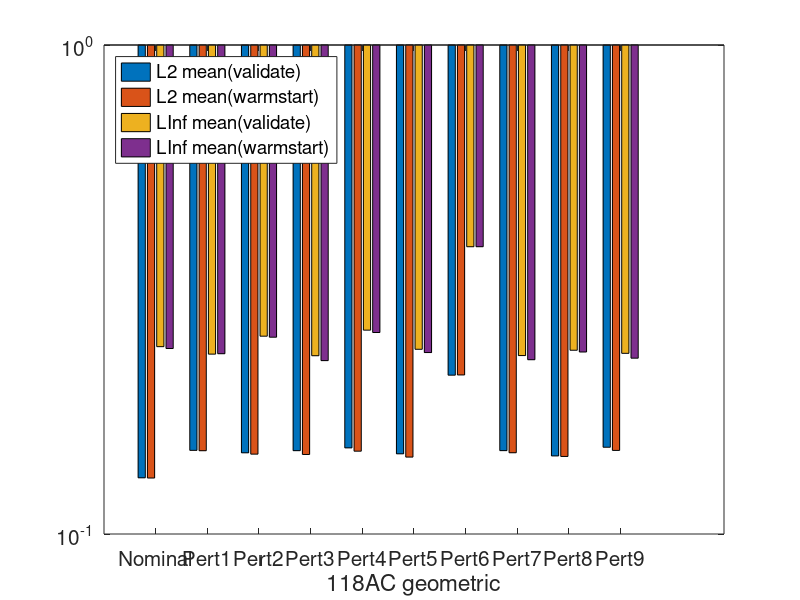
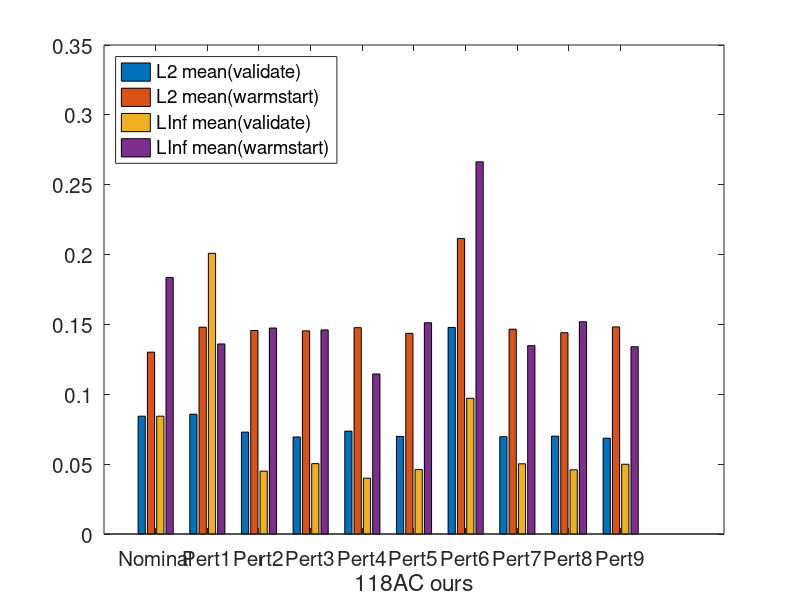

MATLAB code for these plots, in order:
validate_l2_mean=[0.1302885435819626 0.14826284252443658 0.14656368612111378 0.14805235163952546 0.15001126290498315 0.14586800976729933 0.21124554117880906 0.14807737952514477 0.14443313727330964 0.1504558378491829];
validate_l2_var=[0.002554514938752499 0.0050961718732002795 0.0036501463477493913 0.004001041377981196 0.004006319774770678 0.003808220784895892 0.01639923536991055 0.004015741756564442 0.0037750700720854866 0.004226621454924125];
validate_linf_mean=[0.24159529524615833 0.23325343112892033 0.2538268648983751 0.23150473702775332 0.26114512886884 0.23863715417787798 0.38677366754090003 0.23168226292459398 0.2375618694417201 0.23413495988888988];
warmstart_l2_mean=[0.13015710739472083 0.148014 0.145649 0.145420 0.147691 0.143639 0.211476 0.146602 0.144073 0.148225];
warmstart_l2_var=[0.0027700149267304037 0.005003 0.003253 0.003607 0.003439 0.003459 0.015808 0.003465 0.003440 0.003652];
warmstart_linf_mean=[0.23951544453984216 0.233698 0.252585 0.226232 0.258254 0.235002 0.386796 0.227194 0.235606 0.228844];

validate=[0.1302885435819626 0.14826284252443658 0.14656368612111378 0.14805235163952546 0.15001126290498315 0.14586800976729933 0.21124554117880906 0.14807737952514477 0.14443313727330964 0.1504558378491829;
          0.002554514938752499 0.0050961718732002795 0.0036501463477493913 0.004001041377981196 0.004006319774770678 0.003808220784895892 0.01639923536991055 0.004015741756564442 0.0037750700720854866 0.004226621454924125;
          0.24159529524615833 0.23325343112892033 0.2538268648983751 0.23150473702775332 0.26114512886884 0.23863715417787798 0.38677366754090003 0.23168226292459398 0.2375618694417201 0.23413495988888988];
warmstart=[0.13015710739472083 0.148014 0.145649 0.145420 0.147691 0.143639 0.211476 0.146602 0.144073 0.148225;
           0.0027700149267304037 0.005003 0.003253 0.003607 0.003439 0.003459 0.015808 0.003465 0.003440 0.003652;
           0.23951544453984216 0.233698 0.252585 0.226232 0.258254 0.235002 0.386796 0.227194 0.235606 0.228844];

geometric=[0.1302885435819626 0.14826284252443658 0.14656368612111378 0.14805235163952546 0.15001126290498315 0.14586800976729933 0.21124554117880906 0.14807737952514477 0.14443313727330964 0.1504558378491829;
       0.13015710739472083 0.148014 0.145649 0.145420 0.147691 0.143639 0.211476 0.146602 0.144073 0.148225;
       0.24159529524615833 0.23325343112892033 0.2538268648983751 0.23150473702775332 0.26114512886884 0.23863715417787798 0.38677366754090003 0.23168226292459398 0.2375618694417201 0.23413495988888988
       0.23951544453984216 0.233698 0.252585 0.226232 0.258254 0.235002 0.386796 0.227194 0.235606 0.228844];

% figure1=figure('DefaultAxesFontSize',20);
% set(figure1,'Position',[200 200 1500 800]);
% subplot(2,3,1);bar(validate_l2_mean);
% set(gca,'XTickLabel',{'Nominal','Pert1','Pert2','Pert3','Pert4','Pert5','Pert6','Pert7','Pert8','Pert9'});
% xlabel('118AC validation');ylabel('L2 mean');
% subplot(2,3,2);bar(validate_l2_var);
% set(gca,'XTickLabel',{'Nominal','Pert1','Pert2','Pert3','Pert4','Pert5','Pert6','Pert7','Pert8','Pert9'});
% xlabel('118AC validation');ylabel('L2 variance');
% subplot(2,3,3);bar(validate_linf_mean);
% set(gca,'XTickLabel',{'Nominal','Pert1','Pert2','Pert3','Pert4','Pert5','Pert6','Pert7','Pert8','Pert9'});
% xlabel('118AC validation');ylabel('LInf mean');
% subplot(2,3,4);bar(warmstart_l2_mean);
% set(gca,'XTickLabel',{'Nominal','Pert1','Pert2','Pert3','Pert4','Pert5','Pert6','Pert7','Pert8','Pert9'});
% xlabel('118AC warmstart');ylabel('L2 mean');
% subplot(2,3,5);bar(warmstart_l2_var);
% set(gca,'XTickLabel',{'Nominal','Pert1','Pert2','Pert3','Pert4','Pert5','Pert6','Pert7','Pert8','Pert9'});
% xlabel('118AC warmstart');ylabel('L2 variance');
% subplot(2,3,6);bar(warmstart_linf_mean);
% set(gca,'XTickLabel',{'Nominal','Pert1','Pert2','Pert3','Pert4','Pert5','Pert6','Pert7','Pert8','Pert9'});
% xlabel('118AC warmstart');ylabel('LInf mean');

figure1=figure('DefaultAxesFontSize',15);
set(figure1,'Position',[200 200 1000 800]);
bar(geometric');set(gca,'YScale','log');
set(gca,'XTickLabel',{'Nominal','Pert1','Pert2','Pert3','Pert4','Pert5','Pert6','Pert7','Pert8','Pert9'});
xlabel('118AC geometric');
legend('L2 mean(validate)','L2 mean(warmstart)','LInf mean(validate)','LInf mean(warmstart)','Location','northwest');

ours=[0.08433407999941875 0.08574536634191057 0.07291818566788454 0.06947023272358278 0.07361382763343467 0.06988365321666583 0.1478701501437008 0.06965357119822341 0.07004201632199075 0.0685895492564216;
      0.13015710739472083 0.148014 0.145649 0.145420 0.147691 0.143639 0.211476 0.146602 0.144073 0.148225;
      0.08433407999941875 2009.0471557640387/10000 0.045016704789469085 0.05036501091634444 0.03995907891859781 0.046100833204392865 971.5846960836151/10000 0.05024629652050908 0.04593514818671636 0.0499263971224167;
      0.18359154864279334 13604.84309765724/100000 0.1474353685584906 0.14607076664018112 0.11454092372169696 0.15123208627460089 2663.9054124517183/10000 0.13481002625373897 0.15194166660456337 0.13404895288422572];

figure2=figure('DefaultAxesFontSize',15);
set(figure2,'Position',[200 200 1000 800]);
bar(ours');
set(gca,'XTickLabel',{'Nominal','Pert1','Pert2','Pert3','Pert4','Pert5','Pert6','Pert7','Pert8','Pert9'});
xlabel('118AC ours');
legend('L2 mean(validate)','L2 mean(warmstart)','LInf mean(validate)','LInf mean(warmstart)','Location','northwest');